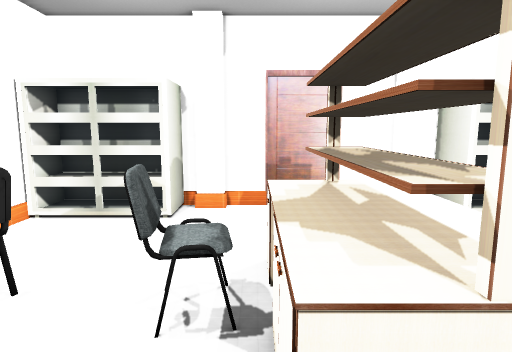
view 1 (above)

13 first-person views from a walk through a 3-D level made in the Unity game engine. The camera is 1.5 m above the floor, tilts 8° down and sees 75° across. The floor is counted in squares, 0.5 m on a side. Each view is taken from the middle of a square. On the plan, view 1 faces up. The plan holds only what a view shows up to about 20 squares ahead; the rest is blank. The place goes on beyond the plan. The player is left out. Some surface patterns are stand-ins.

view 2
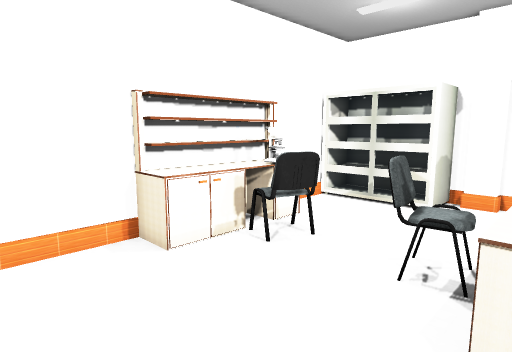

view 3
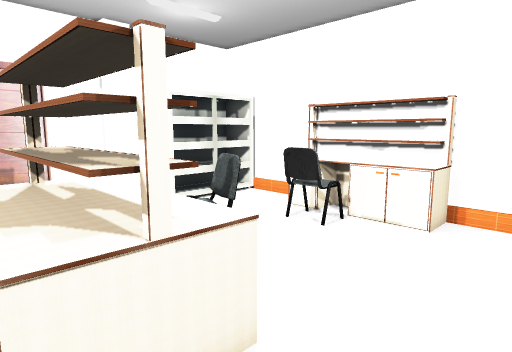

view 4
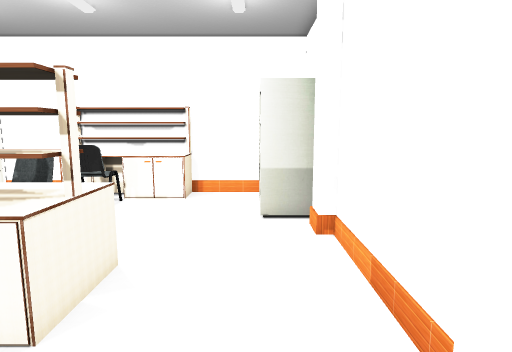

view 5
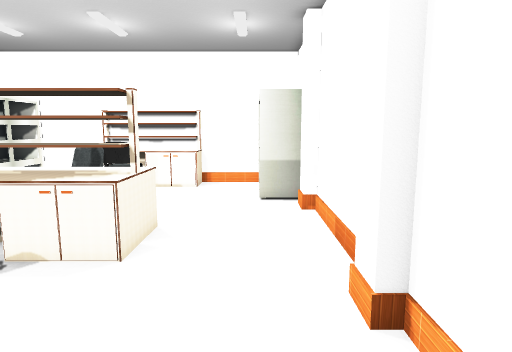

view 6
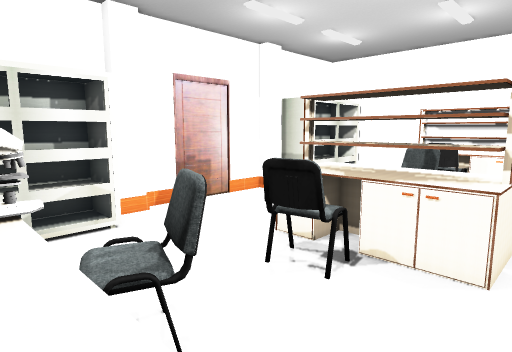

view 7
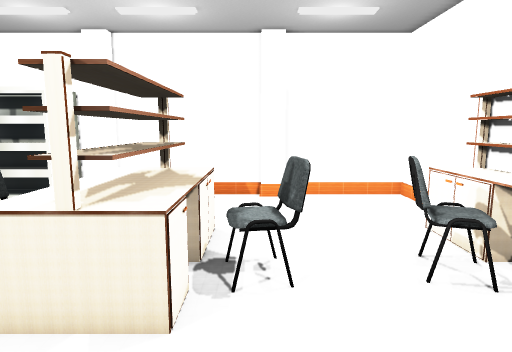

view 8
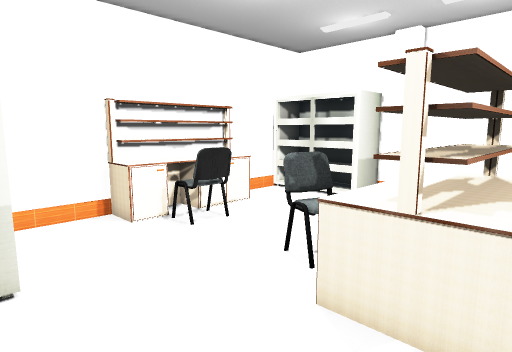

view 9
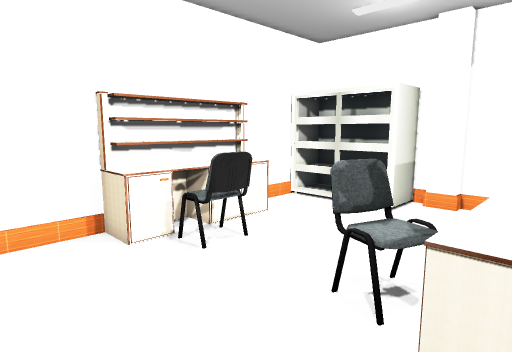

view 10
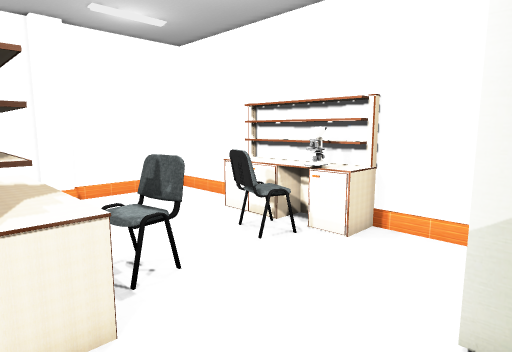

view 11
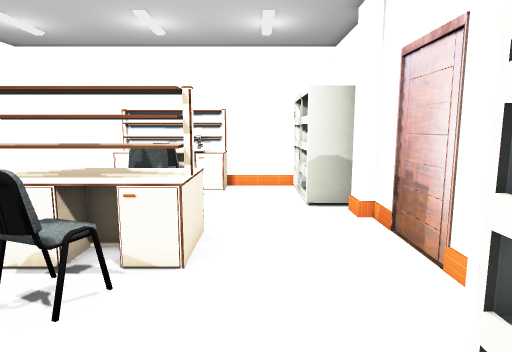

view 12
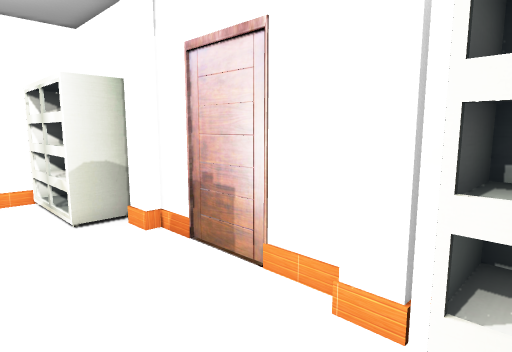

view 13
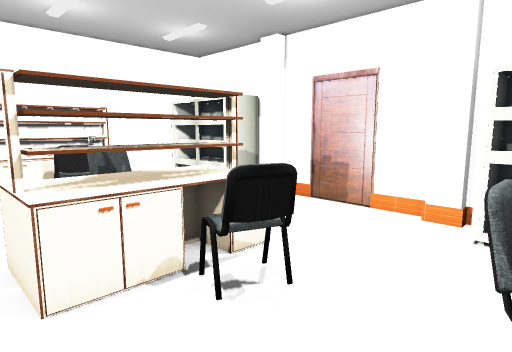

### Floor plan
Key: @ floor where view 1 was taken; # wall or solid block; . floor; = window, fence, low wall or low ledge; ^ raised ledge; C chair.
Columns run from 8 left of view 1 to 12 right of it. Each row starts with its distance up from view 1.
 13      ###########
 12 ######.........######
 11 #====#.........#====#
 10 #...................#
  9 #...................#
  8 # ....... # ....... #
  7 ##^.....^##^......^^#
  6 ##CCC.CC^##^CC..CC#^#
  5 #^CCC.CCC##^CC..CCC^#
  4 #^^C....^##^......^^#
  3 #^^.....^##^......^^#
  2 #^.......^#^.......^#
  1 #...................#
  0 #.......@...........#
 -1 #..............#====#
 -2 #..............######
 -3 #################

Positions as (right, up) in squares from view 1, and headings:
1: (0, 0), facing up
2: (1, -2), facing up-left
3: (0, -1), facing up-right
4: (-4, -1), facing right
5: (-7, -1), facing right
6: (-7, 1), facing up-right
7: (-1, 12), facing down
8: (0, 12), facing down-right
9: (2, 11), facing down-right
10: (2, 12), facing down-left
11: (10, 9), facing left
12: (8, 8), facing up-left
13: (9, 1), facing up-left
